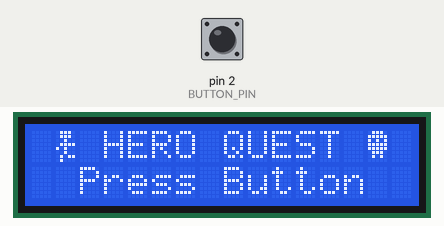
Simulated run of this sketch. Board: Arduino Uno, built with avr-gcc and run on an emulated ATmega328P. Shown: 16×2 character LCD. Inputs (shaded band) come from the test bench; at power-on: pin 2 (BUTTON_PIN) LOW. Random numbers use the default seed unless the sketch sets one.

Above: at 1.2 s.
1.3 s: pin 2 (BUTTON_PIN) pulled HIGH for 0.15 s
2.0 s: pin 2 (BUTTON_PIN) pulled HIGH for 1 s
At 2.6 s:
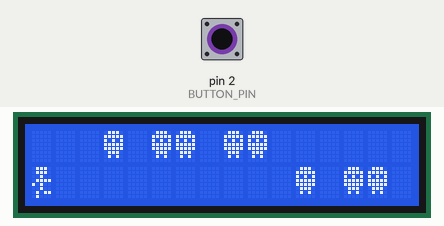
At 3.3 s:
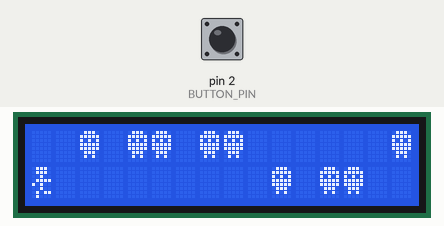
6.0 s: pin 2 (BUTTON_PIN) pulled HIGH for 0.15 s
At 9.4 s:
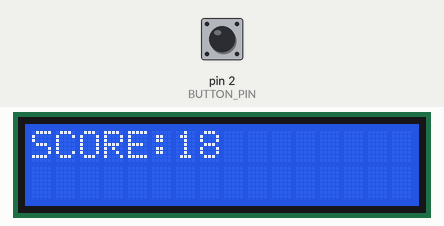
Timing chart, 0 to 10.9 s (numbered marks = the images above; inputs shaded):
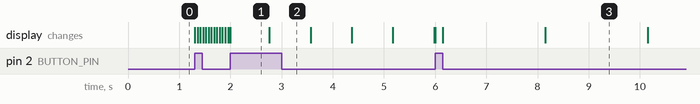

Measured:
- what the display in image 1 shows lasts 0.8 s, from 2.0 s to 2.8 s

The sketch:

Hero_Quest.ino
```cpp
/*
 Engineer: Michael Dubisz
 5/19/2019


 This program runs a game where the hero must dodge obstacles in his way

 HARDWARE:
    LCD/ LCD accessories
    Button & 10kohm resistor

*/

// Used for LCD
#include <LiquidCrystal.h>


#define BUTTON_PIN  2

//different values for variable gameState
#define MENU            0
#define GAME            1
#define GAME_OVER       2

//this is the initial speed of how fast the obstacles move 1 space (in ms)
#define INITIAL_SPEED   800

//chance that an obstacle will appear (0-99)
#define OBSTACLE_CHANCE 75


//used to keep track of where obstacles are
bool row0 [16] = {0, 0, 0, 0, 0, 0, 0, 0, 0, 0, 0, 0, 0, 0, 0, 0};
bool row1 [16] = {0, 0, 0, 0, 0, 0, 0, 0, 0, 0, 0, 0, 0, 0, 0, 0};

volatile bool heroPosition = 0;
unsigned long counter = 0;
unsigned long startTime = 0;
unsigned long currentTime = 0;
unsigned long testTime = 0;
volatile int gameState = MENU;
int speed = INITIAL_SPEED;
int augmentedChance = 0;
int temp = 0;


//this character represents the hero
byte hero[8] = {
  B01110,
  B01110,
  B00100,
  B01111,
  B10100,
  B00100,
  B01011,
  B01000,
};

//this character represents the obstacle
byte obstacle[8] = {
//basic block
//   B11111,
//   B10001,
//   B10001,
//   B10101,
//   B10101,
//   B10001,
//   B10001,
//   B11111,

//skull
    B01110,
    B11111,
    B10101,
    B11111,
    B11111,
    B01110,
    B01010,
    B00000
};


// initialize the library by associating any needed LCD interface pin
// with the arduino pin number it is connected to
//NOTE: Some of the LCD pins have been chnaged so that the button could be on pin 2
//const int rs = 12, en = 11, d4 = 5, d5 = 4, d6 = 3, d7 = 2;
const int rs = 12, en = 11, d4 = 6, d5 = 5, d6 = 4, d7 = 3;
LiquidCrystal lcd(rs, en, d4, d5, d6, d7);


void setup() {

  pinMode(BUTTON_PIN,INPUT);

  //set pin 2 as an interrupt
  attachInterrupt(0, ButtonPress, RISING);

  //seed the RNG with the input from an unused analog pin
  randomSeed(analogRead(0));

  lcd.begin(16,2);

  //hero is specialchar #1, obstacle is #2
  lcd.createChar(1, hero);
  lcd.createChar(2, obstacle);

}


//button performs different actions depending on what gameState the program is in
void ButtonPress()
{
    //deals with debouncing
    delay(40);

    switch(gameState)
    {
        //start game
        case MENU:
        {
            gameState = GAME;
            lcd.clear();
            lcd.setCursor(0,0);
            lcd.write(byte(1));
            break;
        }

        //toggle hero position
        case GAME:
        {
            //clear where the hero currently is
            lcd.setCursor(0,heroPosition);
            lcd.print(' ');

            //toggle row that the hero is in
            heroPosition = !heroPosition;

            //print the hero in the new row
            lcd.setCursor(0,heroPosition);
            lcd.write(byte(1));
            break;
        }

        //do nothing
        case GAME_OVER:
        {
            break;
        }
    }
}


//print game menu
void PrintMenu()
{
  lcd.clear();
  lcd.setCursor(3,0);
  lcd.print("HERO QUEST");

  lcd.setCursor(1,0);
  lcd.write(byte(1));

  lcd.setCursor(14,0);
  lcd.write(byte(2));

  lcd.setCursor(2,1);
  lcd.print("Press Button");
}


//print game over message and score
void PrintGameOver()
{
    lcd.clear();
    lcd.setCursor(0,0);
    lcd.print("GAME OVER");
    delay(2000);

    lcd.clear();
    lcd.setCursor(0,0);
    lcd.print("SCORE:");
    lcd.setCursor(6,0);
    lcd.print(counter);
    delay(2000);
}


//has a chance to put an obstacle at the end of the rows (50-50 chance as to which row it looks at first)
void FormNewObstacle()
{
    temp = random(0,100);

    if(temp < 50)
    {
        NewObstacleRow1();
        NewObstacleRow0();
    }

    else
    {
        NewObstacleRow0();
        NewObstacleRow1();
    }
}


//forms obstacle in row 0
void NewObstacleRow0()
{
    //if there's a block right next to it or the next space over, there's a smaller chance to spawn a new one
    //(helps prevent long chains in the same row)
    if(row0[13] || row0[14])
        augmentedChance = 0.5 * OBSTACLE_CHANCE;
    else
        augmentedChance = OBSTACLE_CHANCE;

    //if there is no obstacle directly below or to the bottom-left, row0 has a chance to form a new obstacle
    if (!row1[15] && !row1[14])
      {
          temp = random(0,100);
          row0[15] = (temp<augmentedChance) ? 1: 0;
      }
}


//forms obstacle in row 1
void NewObstacleRow1()
{
    //if there's a block right next to it or the next space over, there's a smaller chance to spawn a new one
    //(helps prevent long chains in the same row)
    if(row1[13] || row1[14])
        augmentedChance = 0.5 * OBSTACLE_CHANCE;
    else
        augmentedChance = OBSTACLE_CHANCE;

    //if there is no obstacle directly above or to the top-left, row1 has a chance to form a new obstacle
    if (!row0[14] && !row0[15])
      {
          temp = temp = random(0,100);
          row1[15] = (temp<augmentedChance) ? 1: 0;
      }
}


void loop() {

  PrintMenu();

  //wait until button is pressed/ gameMode switches to GAME
  while(gameState != GAME){}

  startTime = millis();
  testTime = millis();

  while(gameState == GAME)
  {

      //course goes 25% faster every 15 seconds
      currentTime = millis();
      if((currentTime-startTime) >= 15000)
      {
          speed = 0.8 * speed;
          startTime = millis();
      }

    //   //test
    //   if((currentTime-testTime) >= 30000)
    //     while(1){}


      //shift row markers 1 left
      for(int i = 0; i < 15; i++)
      {
          row0[i] = row0[i+1];
          row1[i] = row1[i+1];
      }


      //create new obstacles at the end of the rows
      FormNewObstacle();


      // clear the screen (but reprint the hero)
      lcd.clear();
      lcd.setCursor(0,heroPosition);
      lcd.write(byte(1));

      //reprint the obstacles
      for(int i = 0; i <= 15; i++)
      {
          if(row0[i])
          {
            lcd.setCursor(i, 0);
            lcd.write(byte(2));
          }

          if(row1[i])
          {
            lcd.setCursor(i, 1);
            lcd.write(byte(2));
          }
      }

      //increment counter
      counter++;

      //first 12 spaces go fast
      if (counter <= 12)
        delay(50);

      else
      {
          //if there is an obstacle in the same space as the hero, then it's GAME OVER
          //(checks for collision with obstacle every 1/5 of speed)
          for(int i = 0; i < 5; i++)
          {
              if( (row0[0] && heroPosition == 0) || (row1[0] && heroPosition == 1) )
              {
                  gameState = GAME_OVER;
                  PrintGameOver();
                  gameState = MENU;

                  //reset counter, hero position, speed, and obstacle markers
                  counter = 0;
                  heroPosition = 0;
                  speed = INITIAL_SPEED;
                  for(int i = 0; i < 16; i++)
                  {
                      row0[i] = 0;
                      row1[i] = 0;
                  }

                  break;
              }
              delay(speed/5);
          }
      }


  }

}
```
